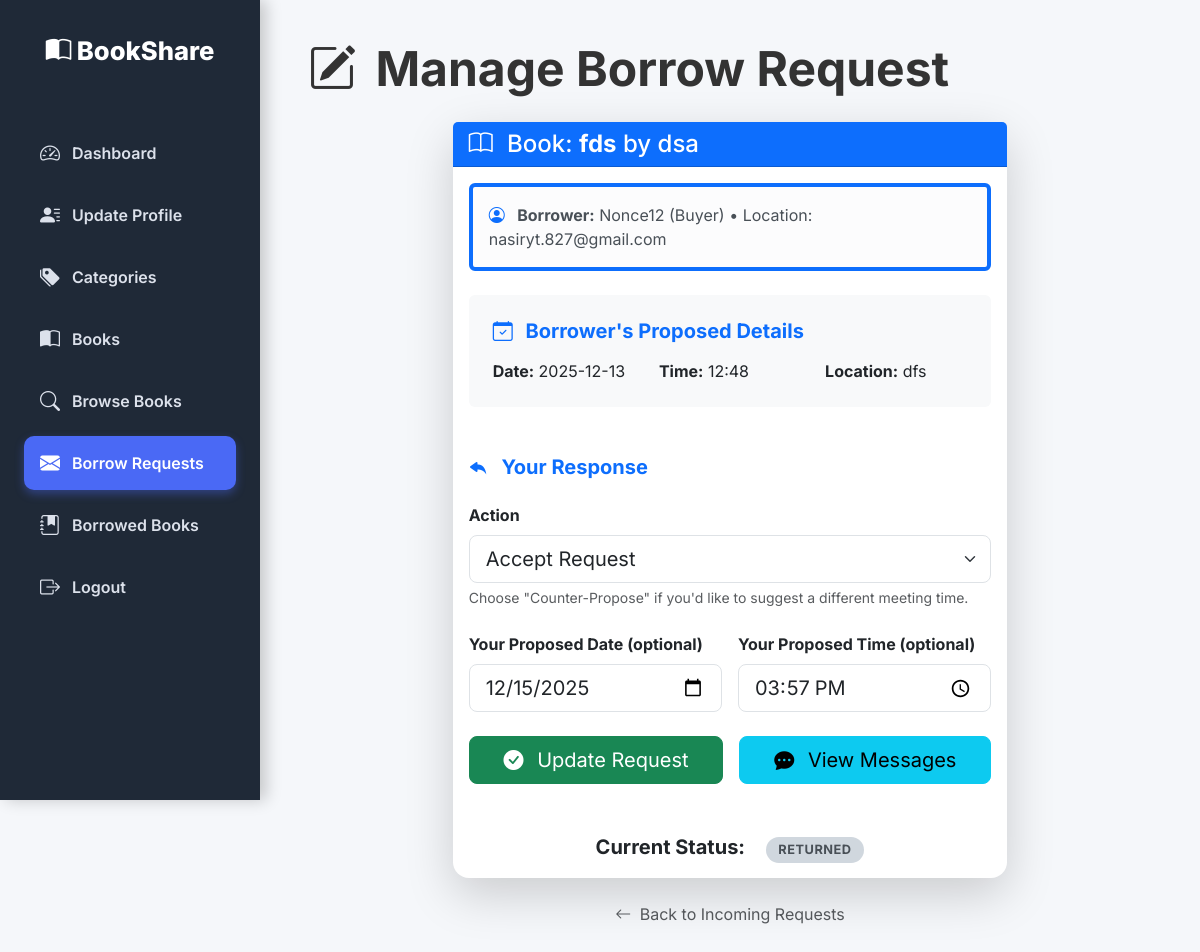
The app's page /update-borrow-request/1 (signed in) with its own data.
### models.py (models this page shows, shortened)
class Book(db.Model):
    __tablename__ = 'books'
    id = db.Column(db.Integer, primary_key=True)
    owner_id = db.Column(db.Integer, db.ForeignKey('users.id'), nullable=False, index=True)
    category_id = db.Column(db.Integer, db.ForeignKey('categories.id'), index=True)
    title = db.Column(db.String(200), nullable=False)
    author = db.Column(db.String(150), nullable=False)
    description = db.Column(db.Text)
    book_image = db.Column(db.String(255))
    book_type = db.Column(db.String(20), nullable=False)  # 'physical' or 'digital'
    status = db.Column(
        db.Enum('available', 'unavailable', name='book_status'),
        default='available',
        nullable=False
    )
    physical_location = db.Column(db.String(255))
    file_path = db.Column(db.String(255))
    download_link = db.Column(db.String(255))
    created_at = db.Column(db.DateTime, default=datetime.utcnow, nullable=False)
    category = db.relationship('Category', backref='books', lazy=True)
    owner = db.relationship('User', backref='books', lazy=True)

class User(UserMixin, db.Model):
    __tablename__ = 'users'
    id = db.Column(db.Integer, primary_key=True)
    username = db.Column(db.String(80), unique=True, nullable=False, index=True)
    email = db.Column(db.String(120), unique=True, nullable=False, index=True)
    password_hash = db.Column(db.String(255), nullable=False)
    full_name = db.Column(db.String(100))
    location = db.Column(db.String(100))
    profile_picture = db.Column(db.String(200))  # Relative path
    status = db.Column(
        db.Enum(UserStatus),
        default=UserStatus.unblocked,
        nullable=False
    )
    created_at = db.Column(db.DateTime, default=datetime.utcnow, nullable=False)
    @property
    def is_active(self) -> bool:
        return self.status == UserStatus.unblocked
    @property
    def is_admin(self):
        return False

class BorrowRequest(db.Model):
    __tablename__ = 'borrow_requests'
    id = db.Column(db.Integer, primary_key=True)
    book_id = db.Column(db.Integer, db.ForeignKey('books.id'), nullable=False)
    borrower_id = db.Column(db.Integer, db.ForeignKey('users.id'), nullable=False)
    owner_id = db.Column(db.Integer, db.ForeignKey('users.id'), nullable=False)
    proposed_date = db.Column(db.String(20), nullable=False)      # e.g., "2025-12-14"
    proposed_time = db.Column(db.String(10), nullable=False)      # e.g., "14:30"
    proposed_location = db.Column(db.String(255), nullable=False)
    owner_proposed_date = db.Column(db.String(20), nullable=True)
    owner_proposed_time = db.Column(db.String(10), nullable=True)
    status = db.Column(
        db.Enum(BorrowStatus),
        default=BorrowStatus.pending,
        nullable=False
    )
    created_at = db.Column(db.DateTime, default=datetime.utcnow, nullable=False)
    updated_at = db.Column(db.DateTime, default=datetime.utcnow, onupdate=datetime.utcnow)
    book = db.relationship('Book', backref='borrow_requests', lazy=True)
    borrower = db.relationship('User', foreign_keys=[borrower_id], backref='outgoing_requests', lazy=True)
    owner = db.relationship('User', foreign_keys=[owner_id], backref='incoming_requests', lazy=True)

### app.py (the view, shortened to what this page needs)
@app.route('/update-borrow-request/<int:request_id>', methods=['GET', 'POST'])
@login_required
def update_borrow_request(request_id):
    borrow_req = BorrowRequest.query.get_or_404(request_id)
    if borrow_req.owner_id != current_user.id:
        flash("Unauthorized access.", "error")
        return redirect(url_for('incoming_requests'))
    return render_template('update_borrow_request.html', borrow_req=borrow_req)

### app.py (called while the page is built)
@login_manager.user_loader
def load_user(user_id):
    try:
        uid = int(user_id)
    except (TypeError, ValueError):
        return None
    user = User.query.get(uid)
    if user:
        return user
    if uid == 999999:
        return Admin.query.get(uid)
    return None

### templates/update_borrow_request.html (shortened to what this page needs)
{% extends "base.html" %}
{% block content %}
<div class="container-fluid p-0">
    <h2 class="mb-4 display-5 fw-bold" style="color: var(--text-color);">
        <i class="bi bi-pencil-square me-2"></i> Manage Borrow Request
    </h2>
    <div class="row justify-content-center">
        <div class="col-lg-8 col-md-10">
            <div class="card shadow-lg">
                <div class="card-header bg-primary text-white">
                    <h4 class="mb-0">
                        <i class="bi bi-book me-2"></i>
                        Book: <strong>{{ borrow_req.book.title }}</strong> by {{ borrow_req.book.author }}
                    </h4>
                </div>
                <div class="card-body">
                    <div class="alert alert-light border-start border-primary border-4 mb-4">
                        <i class="bi bi-person-circle me-2 text-primary"></i>
                        <strong>Borrower:</strong> {{ borrow_req.borrower.username }}
                        {% if borrow_req.borrower.full_name %} ({{ borrow_req.borrower.full_name }}){% endif %}
                        {% if borrow_req.borrower.location %} • Location: {{ borrow_req.borrower.location }}{% endif %}
                    </div>
                    <div class="mb-5 p-4 bg-light rounded">
                        <h5 class="fw-bold text-primary mb-3">
                            <i class="bi bi-calendar-check me-2"></i> Borrower's Proposed Details
                        </h5>
                        <div class="row">
                            <div class="col-md-4">
                                <strong>Date:</strong> {{ borrow_req.proposed_date or '—' }}
                            </div>
                            <div class="col-md-4">
                                <strong>Time:</strong> {{ borrow_req.proposed_time or '—' }}
                            </div>
                            <div class="col-md-4">
                                <strong>Location:</strong> {{ borrow_req.proposed_location or '—' }}
                            </div>
                        </div>
                    </div>
                    <form method="post">
                        <h5 class="fw-bold text-primary mb-4">
                            <i class="bi bi-reply-fill me-2"></i> Your Response
                        </h5>
                        <div class="mb-4">
                            <label for="status" class="form-label fw-bold">Action</label>
                            <select id="status" name="status" class="form-select form-select-lg" required>
                                <option value="accepted" {% if borrow_req.status.value == 'accepted' %}selected{% endif %}>
                                    Accept Request
                                </option>
                            </select>
                            <div class="form-text">
                                Choose "Counter-Propose" if you'd like to suggest a different meeting time.
                            </div>
                        </div>
                        <div class="row g-3 mb-4">
                            <div class="col-md-6">
                                <label for="owner_proposed_date" class="form-label fw-bold">Your Proposed Date (optional)</label>
                                <input type="date"
                                       id="owner_proposed_date"
                                       name="owner_proposed_date"
                                       class="form-control form-control-lg"
                                       value="{{ borrow_req.owner_proposed_date or '' }}">
                            </div>
                            <div class="col-md-6">
                                <label for="owner_proposed_time" class="form-label fw-bold">Your Proposed Time (optional)</label>
                                <input type="time"
                                       id="owner_proposed_time"
                                       name="owner_proposed_time"
                                       class="form-control form-control-lg"
                                       value="{{ borrow_req.owner_proposed_time or '' }}">
                            </div>
                        </div>
                        <div class="d-grid d-md-flex gap-3">
                            <button type="submit" class="btn btn-lg btn-success flex-grow-1">
                                <i class="bi bi-check-circle-fill me-2"></i> Update Request
                            </button>
                            <a href="{{ url_for('messages', borrow_request_id=borrow_req.id) }}"
                               class="btn btn-lg btn-info flex-grow-1 mt-3 mt-md-0">
                                <i class="bi bi-chat-dots-fill me-2"></i> View Messages
                            </a>
                        </div>
                    </form>
                    <div class="mt-5 text-center">
                        <span class="fs-5 fw-bold">Current Status:</span>
                        <span class="borrow-status-label ms-3
                            {% if borrow_req.status.value == 'pending' %}status-pending
                            {% elif borrow_req.status.value == 'accepted' %}status-accepted
                            {% elif borrow_req.status.value == 'rejected' %}status-rejected
                            {% elif borrow_req.status.value == 'modified' %}status-modified
                            {% elif borrow_req.status.value == 'returned' %}status-returned
                            {% endif %}">
                            {{ borrow_req.status.value|title }}
                        </span>
                    </div>
                </div>
            </div>
            <div class="text-center mt-4">
                <a href="{{ url_for('incoming_requests') }}" class="text-muted text-decoration-none">
                    <i class="bi bi-arrow-left me-1"></i> Back to Incoming Requests
                </a>
            </div>
        </div>
    </div>
</div>
{% endblock %}

### templates/base.html (style rules this page uses)
:root { --primary-color: #4A69F5; --primary-hover: #354FC2; --sidebar-bg: #1f2937; --text-color: #333; --light-bg: #f5f7fa; --card-shadow: 0 6px 15px rgba(0, 0, 0, 0.08); --transition-speed: 0.3s; }
body { font-family: 'Inter', sans-serif; background-color: var(--light-bg); color: var(--text-color); min-height: 100vh; }
.card { border: none; border-radius: 16px; box-shadow: var(--card-shadow); transition: transform 0.3s ease; }
.card-header { background: var(--primary-color); color: white; font-weight: 700; border-top-left-radius: 16px; border-top-right-radius: 16px; }
.borrow-status-label { font-size: 0.8rem; padding: 0.4em 1em; border-radius: 50px; font-weight: 700; text-transform: uppercase; letter-spacing: 0.5px; }
.status-returned { background: #d0d7de; color: #495057; }

### records on screen
Book: book "fds", book.author "dsa"
User: borrower.username "Nonce12", borrower.full_name "Buyer", borrower.location "nasiryt.827@gmail.com"
BorrowRequest: proposed_date "2025-12-13", proposed_time "12:48", proposed_location "dfs", owner_proposed_date "12/15/2025", owner_proposed_time "15:57", status.value "RETURNED"
